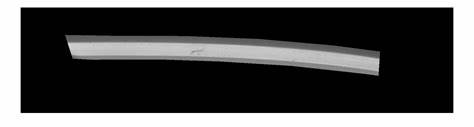
%> input picture DIP_LAB_EXPS/edge.jpg, 474 x 127 px
$ octave sobel_operator.m   (GNU Octave 9; MATLAB toolbox functions it lacks are replaced by stand-ins)
%> lines starting %> are read from the running program, lines starting %| are printed output that depends on the picture; in (x1, y1, x2, y2) boxes, pixels count from 0 and x2, y2 are one past the last pixel; in counts of white or black regions, pixels touching at a corner belong together; the program's own positions count from 1
input_image = imread('edge.jpg');
%> input_image is the input picture: size 127x474x3 uint8; min 0, max 255, mean 81.5

input_image = uint8(input_image);
figure, imshow(input_image); title('Input Image ( sobel )');

input_image = rgb2gray(input_image);
%> input_image: size 127x474 uint8
input_image = double(input_image);
%> input_image: size 127x474 double
filtered_image = zeros(size(input_image));

% Sobel Operator Mask
Mx = [-1 0 1; -2 0 2; -1 0 1];
My = [-1 -2 -1; 0 0 0; 1 2 1];

for i = 1:size(input_image, 1) - 2
	for j = 1:size(input_image, 2) - 2
		Gx = sum(sum(Mx.*input_image(i:i+2, j:j+2)));
		Gy = sum(sum(My.*input_image(i:i+2, j:j+2)));
		filtered_image(i+1, j+1) = sqrt(Gx.^2 + Gy.^2);

	end
end
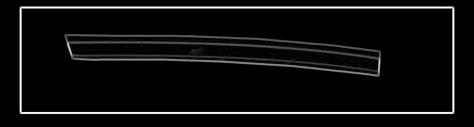
%> filtered_image: size 127x474 double; min 0, max 1020, mean 55.1; drawn with min black and max white

% Displaying Filtered Image
filtered_image = uint8(filtered_image);
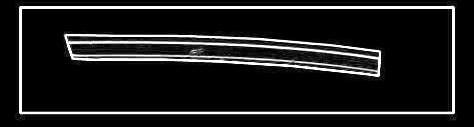
%> filtered_image: size 127x474 uint8; min 0, max 255, mean 28
figure, imshow(filtered_image); title('Filtered Image');

% Define a threshold value
thresholdValue = 100; % varies between [0 255]
output_image = max(filtered_image, thresholdValue);
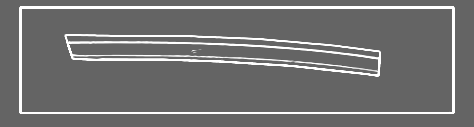
%> output_image: size 127x474 uint8; min 100, max 255, mean 113.8
output_image(output_image == round(thresholdValue)) = 0;
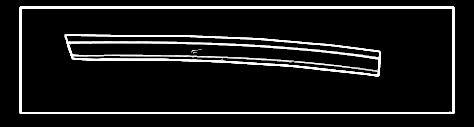
%> output_image: size 127x474 uint8; min 0, max 255, mean 23.9

% Displaying Output Image
output_image = im2bw(output_image);
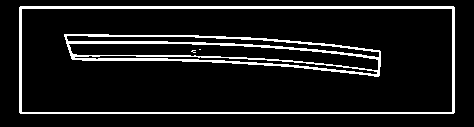
%> output_image: size 127x474 logical; 9.7% white; 4 white regions (2 under 20 px), largest, box (x1, y1, x2, y2) and area: (64, 34, 381, 77) 3010, (19, 6, 455, 114) 2794
figure, imshow(output_image); title('Edge Detected Image ( sobel )');
